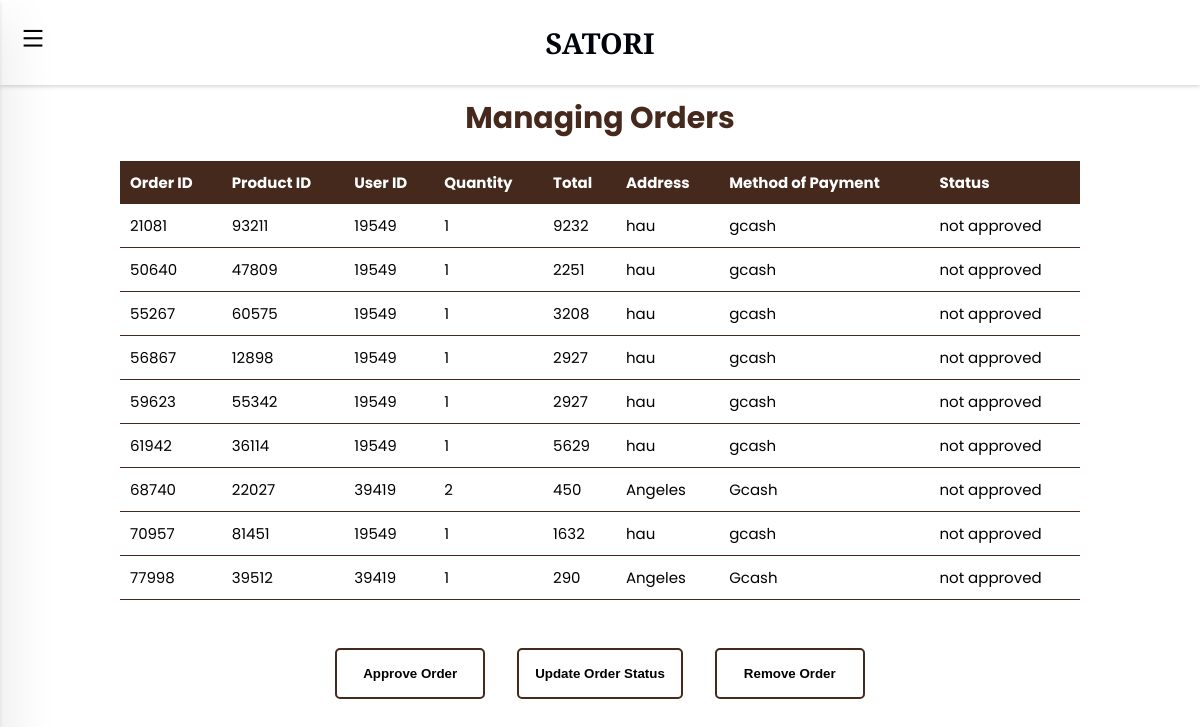
Page /edit-orders.php (signed in) on the committed database.
### tables this page shows
CREATE TABLE `orders` (
  `order_id` int(11) NOT NULL,
  `product_id` int(11) NOT NULL,
  `product_name` varchar(50) NOT NULL,
  `user_id` int(11) NOT NULL,
  `quantity` int(11) NOT NULL,
  `price` double NOT NULL,
  `total` double NOT NULL,
  `address` varchar(50) NOT NULL,
  `mop` varchar(50) NOT NULL,
  `status` varchar(50) NOT NULL DEFAULT 'not approved',
  `date` datetime NOT NULL DEFAULT current_timestamp()
);

### edit-orders.php (the view, shortened to what this page needs)
<?php
include("php/connection.php");
?>
<!DOCTYPE html>
<html lang="en">
<head>
    <link href="https://cdn.jsdelivr.net/npm/remixicon@4.2.0/fonts/remixicon.css" rel="stylesheet"/>
    <link rel="stylesheet" href="assets/css-backend/crud.css">
</head>
<body>
    <?php include("php/header.php")?>
    <main>
        <h1>Managing Orders</h1>
        <div class="container">
            <table>
                <tr>
                    <th>Order ID</th>
                    <th>Product ID</th>
                    <th>User ID</th>
                    <th><span>Quantity</span></th>
                    <th>Total</th>
                    <th><span>Address</span></th>
                    <th><span>Method of Payment</span></th>
                    <th>Status</th>
                </tr>
                <?php
                    $sql = "SELECT * FROM orders;";
                    $result = mysqli_query($con, $sql);
                    $resultCheck = mysqli_num_rows($result);
                    if($resultCheck > 0) {
                        while ($row = mysqli_fetch_assoc($result)) {
                            echo "<tr>";
                            echo "<td>" . $row["order_id"] . "</td>";
                            echo "<td>" . $row["product_id"] . "</td>";
                            echo "<td>" . $row["user_id"] . "</td>";
                            echo "<td><span>" . $row["quantity"] . "</span></td>";
                            echo "<td>" . $row["total"] . "</td>";
                            echo "<td><span>" . $row["address"] . "</span></td>";
                            echo "<td><span>" . $row["mop"] . "</span></td>";
                            echo "<td>" . $row["status"] . "</td>";
                            echo "</tr>";
                        }
                    } else {
                        echo "<tr><td colspan='8'>0 results</td></tr>";
                    }
                ?>
            </table>
        </div>
        <div class="buttons">
            <button id="approve_order_btn">Approve Order</button>
            <button id="update_order_btn">Update Order Status</button>
            <button id="remove_order_btn">Remove Order</button>
        </div>
    </main>
</body>
</html>

### assets/css-backend/crud.css (style rules this page uses)
:root { --first-color: #46291D; --second-color: #F5ECE1; --third-color: #303030; --white-color: hsl(0, 0%, 100%); --black-color: hsl(222, 100%, 2%); --container-color: linear-gradient(136deg, #4A2F1E, #3E2723); --title-font: "PT Serif", serif; --body-font: "Poppins", sans-serif; --second-font: "Montserrat", sans-serif; --biggest-font-size: 7.5rem; --h1-font-size: 3rem; --h2-font-size: 2.3rem; --big-font-size: 1.4rem; --normal-font-size: 1rem; --small-font-size: 0.7rem; --small-font-weight: 300; --font-regular: 400; --font-medium: 500; --font-bold: 800 ; --mb-0-5: 0.5rem; --mb-1: 1rem; --mb-1-5: 1.5rem; --mb-2: 2rem; --mb-2-25: 2.25rem; --mb-2-50: 2.5rem; --mb-2-75: 2.75rem; --z-tooltip: 10; --z-fixed: 100; }
* { margin: 0; padding: 0; box-sizing: border-box; }
html { scroll-behavior: smooth; }
body { font-family: var(--body-font); font-size: 15px; }
@media screen and (min-width: 320px) { h1 { text-align: center; color: var(--first-color); } }
@media screen and (min-width: 320px) { .container { display: flex; justify-content: center; } }
@media screen and (min-width: 320px) { table { width: 60%; border-collapse: collapse; margin-top: 20px; } }
@media screen and (min-width: 320px) { th { background-color: var(--first-color); color: white; font-weight: bold; padding: 10px; text-align: left; } }
@media screen and (min-width: 320px) { td { padding: 10px; border-bottom: 1px solid var(--first-color); } }
@media screen and (min-width: 320px) { main { padding-top: 6rem; } }
@media screen and (min-width: 320px) { .buttons { margin-top: 1rem; padding: 1rem; display: flex; justify-content: center; align-items: center; gap: 1rem; margin-bottom: 10vh; } }
@media screen and (min-width: 320px) { .buttons button, .send { padding: 0.5rem; background-color: transparent; border: solid 2px var(--first-color); font-weight: bold; border-radius: 5px; transition: 0.4s; cursor: pointer; } }
@media screen and (min-width: 320px) { span { display: none; } }
@media screen and (min-width: 767px) { table { width: 80%; } }
@media screen and (min-width: 767px) { .buttons { padding: 2rem; gap: 2rem; } }
@media screen and (min-width: 767px) { .buttons button, .send { padding: 1rem; min-width: 150px; } }
@media screen and (min-width: 767px) { span { display: block; } }

### rows in the picture
orders: order_id "21081", product "93211", user "19549", quantity "1", total "9232", address "hau", mop "gcash", status "not approved"
orders: order_id "50640", product "47809", user "19549", quantity "1", total "2251", address "hau", mop "gcash", status "not approved"
orders: order_id "55267", product "60575", user "19549", quantity "1", total "3208", address "hau", mop "gcash", status "not approved"
orders: order_id "56867", product "12898", user "19549", quantity "1", total "2927", address "hau", mop "gcash", status "not approved"
orders: order_id "59623", product "55342", user "19549", quantity "1", total "2927", address "hau", mop "gcash", status "not approved"
orders: order_id "61942", product "36114", user "19549", quantity "1", total "5629", address "hau", mop "gcash", status "not approved"
orders: order_id "68740", product "22027", user "39419", quantity "2", total "450", address "Angeles", mop "Gcash", status "not approved"
orders: order_id "70957", product "81451", user "19549", quantity "1", total "1632", address "hau", mop "gcash", status "not approved"
orders: order_id "77998", product "39512", user "39419", quantity "1", total "290", address "Angeles", mop "Gcash", status "not approved"
